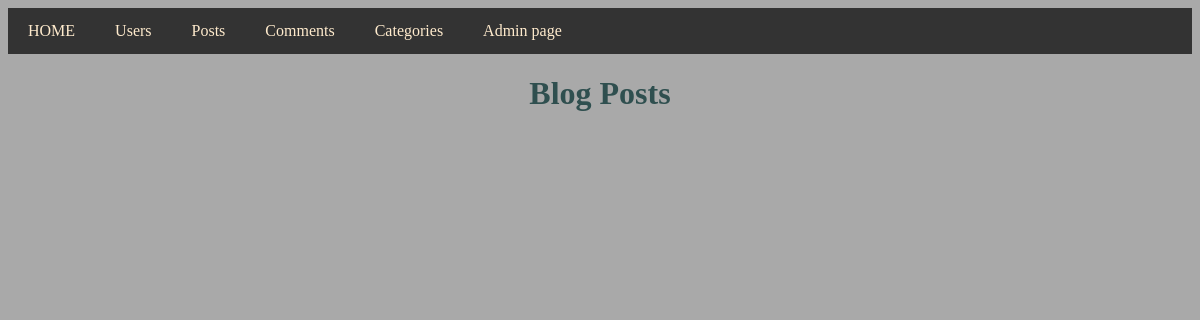
The app's page /posts/, older data.
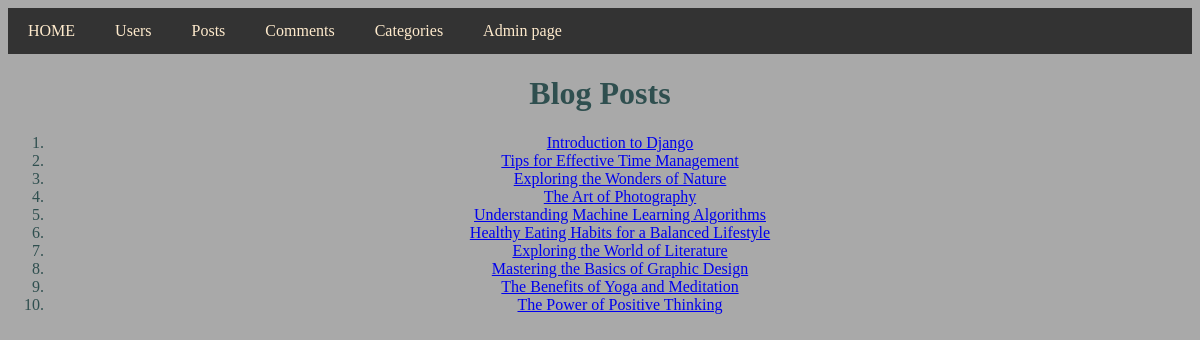
The same page, newer data.
### blog/models.py (models this page shows, shortened)
class PostTable(models.Model):
    post_title = models.CharField(max_length=255, unique=True)
    post_content = models.TextField()
    post_category = models.ForeignKey(PostCategory, on_delete=models.CASCADE)
    post_publish_date = models.DateField()

### blog/views.py (the view)
# urls.py: path('posts/',views.posts, name= 'posts'),
def posts(request):
 all_posts = PostTable.objects.all().values()
 template = loader.get_template('blogs.html')
 context = {
        'all_posts' : all_posts,
    }
 return HttpResponse(template.render(context, request))

### blog/Templates/blogs.html (shortened to what this page needs)
{% extends "master.html" %}
{% block content %}
<h1>Blog Posts </h1>
<ol>
  {% for post in all_posts %}
    <li><a href="{% url 'post_detail' post.id %}">{{ post.post_title }}</a></li>
  {% endfor %}
</ol>
{% endblock %}

Row changes from the older to the newer data that the page shows:
added PostTable: post_title "Introduction to Django"
added PostTable: post_title "Tips for Effective Time Management"
added PostTable: post_title "Exploring the Wonders of Nature"
added PostTable: post_title "The Art of Photography"
added PostTable: post_title "Understanding Machine Learning Algorithms"
added PostTable: post_title "Healthy Eating Habits for a Balanced Lifestyle"
added PostTable: post_title "Exploring the World of Literature"
added PostTable: post_title "Mastering the Basics of Graphic Design"
added PostTable: post_title "The Benefits of Yoga and Meditation"
added PostTable: post_title "The Power of Positive Thinking"
